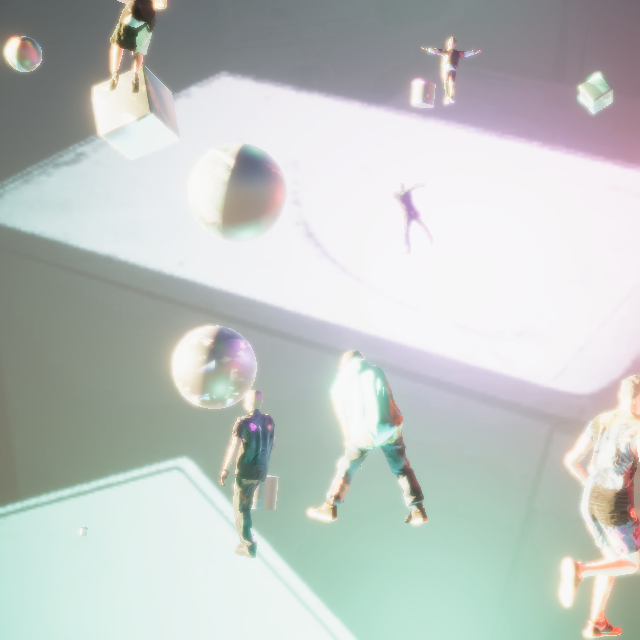
#> input picture coco_data/data1/images/camera_106636040186813018298645230159130851057.png, 640 x 640 px; its folder holds 4 pictures in this run
$ jupyter execute --allow-errors Demo_Stats.ipynb
#> lines starting #> are read from the running program, lines starting #| are printed output that depends on the picture
[cell 1]
import json
import glob
import os
import random
from datasetinsights.stats import (
    convert_coco_annotations_to_df,
    get_bbox_heatmap,
    get_bbox_per_img_dict,
    get_bbox_relative_size_list,
    get_visible_keypoints_dict,
)

from datasetinsights.stats.constants import (
    COCO_KEYPOINTS,
    COCO_SKELETON,
)

import numpy as np
import pandas as pd
import matplotlib.pyplot as plt
import matplotlib.patches as mpatches
import seaborn as sns
from matplotlib import collections as mc
from matplotlib import cm, colors
import matplotlib.image as mpimg
from seaborn.distributions import _DistributionPlotter as db

[cell 2]
sns.set_theme(style="ticks", font_scale=1.25, color_codes=True, palette='colorblind', font='sans-serif', context='paper', rc={"lines.linewidth": 1.5})

cmap_ = plt.get_cmap("twilight_shifted_r")
colors = cmap_(np.linspace(0, 1, 20))
COLORS = [colors[5], colors[15]]
cmap_ = plt.get_cmap("BuPu")
colors = cmap_(np.linspace(0, 1, 20))
COLORS = COLORS + [colors[15], colors[5]]

## Sample Images

[cell 3]
default_images_path = "~/Downloads/CVPR/coco-nonrand/images/"
randomized_images_path = "~/CVPR/coco-rand/images/"

[cell 4]
def display_images(default_images_path, randomized_images_path):
#> called with default_images_path = '~/Downloads/CVPR/coco-nonrand/images/', randomized_images_path = '~/CVPR/coco-rand/images/'
    default_images = glob.glob(os.path.join(default_images_path, "*"))
    randomized_images = glob.glob(os.path.join(randomized_images_path, "*"))
    random_images_rand = random.sample(default_images, 3)
    random_images_def = random.sample(randomized_images, 3)
    random_images = [x for xs in zip(random_images_rand, random_images_def) for x in xs]

    f, axarr = plt.subplots(3,2, dpi=100, figsize=(15,15))
    f.suptitle('Sample Images, Left Column is Default & Right is Randomized',
             fontsize=14, fontweight='bold',y=0.90)
    for i, ax in enumerate(axarr.flatten()):
        img = mpimg.imread(random_images[i])
#> img is the input picture: shape (640, 640, 4) float32; mean R, G, B, A 0.753, 0.776, 0.763, 1
        ax.axis('off')
        ax.imshow(img)

[cell 5]
display_images(default_images_path, randomized_images_path)
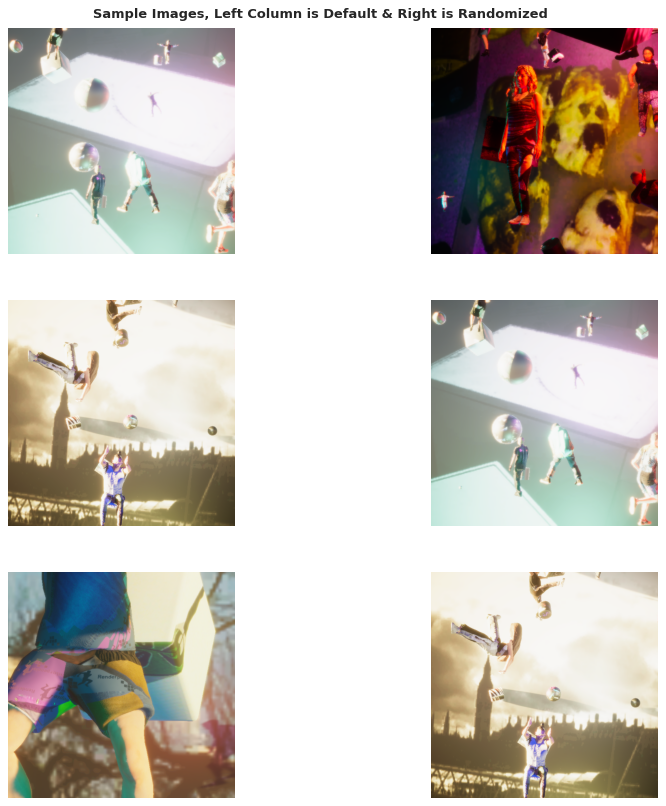
#> figure drawn by matplotlib, 6 panels
